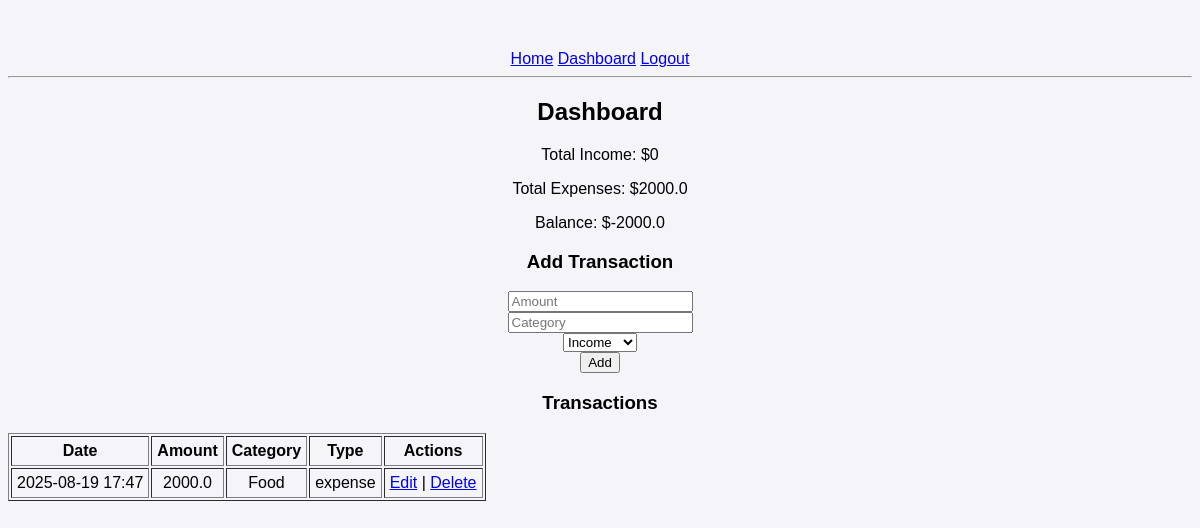
Page /dashboard (signed in) on the earlier database version.
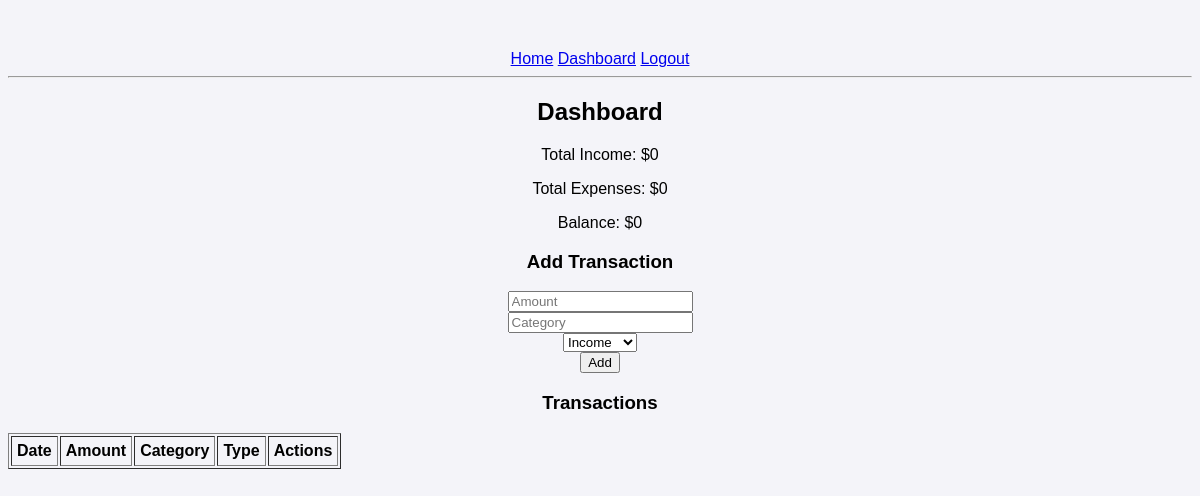
Same page on the later database version.
### models.py (models this page shows)
class Transaction(db.Model):
    id = db.Column(db.Integer, primary_key=True)
    amount = db.Column(db.Float, nullable=False)
    category = db.Column(db.String(100), nullable=False)
    type = db.Column(db.String(10), nullable=False)  # 'income' or 'expense'
    date = db.Column(db.DateTime, default=datetime.utcnow)
    user_id = db.Column(db.Integer, db.ForeignKey('user.id'), nullable=False)

### app.py (the view, shortened to what this page needs)
@app.route('/dashboard', methods=['GET', 'POST'])
@login_required
def dashboard():
    transactions = Transaction.query.filter_by(user_id=current_user.id).order_by(Transaction.date.desc()).all()
    total_income = sum(t.amount for t in transactions if t.type == 'income')
    total_expense = sum(t.amount for t in transactions if t.type == 'expense')
    balance = total_income - total_expense
    return render_template('dashboard.html', transactions=transactions, total_income=total_income, total_expense=total_expense, balance=balance)

### app.py (called while the page is built)
@login_manager.user_loader
def load_user(user_id):
    return User.query.get(int(user_id))

### templates/dashboard.html
{% extends "base.html" %} {% block content %}
<h2>Dashboard</h2>
<p>Total Income: ${{ total_income }}</p>
<p>Total Expenses: ${{ total_expense }}</p>
<p>Balance: ${{ balance }}</p>
<h3>Add Transaction</h3>
<form method="POST">
  <input
    type="number"
    step="0.01"
    name="amount"
    placeholder="Amount"
    required
  /><br />
  <input type="text" name="category" placeholder="Category" required /><br />
  <select name="type" required>
    <option value="income">Income</option>
    <option value="expense">Expense</option></select
  ><br />
  <button type="submit">Add</button>
</form>
<h3>Transactions</h3>
<table border="1" cellpadding="5">
  <tr>
    <th>Date</th>
    <th>Amount</th>
    <th>Category</th>
    <th>Type</th>
    <th>Actions</th>
  </tr>
  {% for t in transactions %}
  <tr>
    <td>{{ t.date.strftime('%Y-%m-%d %H:%M') }}</td>
    <td>{{ t.amount }}</td>
    <td>{{ t.category }}</td>
    <td>{{ t.type }}</td>
    <td>
      <a href="{{ url_for('edit_transaction', transaction_id=t.id) }}">Edit</a>
      |
      <a href="{{ url_for('delete_transaction', transaction_id=t.id) }}"
        >Delete</a
      >
    </td>
  </tr>
  {% endfor %}
</table>
{% endblock %}

### templates/base.html (shortened to what this page needs)
<!DOCTYPE html>
<html lang="en">
  <head>
    <link
      rel="stylesheet"
      href="{{ url_for('static', filename='style.css') }}"
    />
  </head>
  <body>
    <nav>
      <a href="{{ url_for('home') }}">Home</a>
      {% if current_user.is_authenticated %}
      <a href="{{ url_for('dashboard') }}">Dashboard</a>
      <a href="{{ url_for('logout') }}">Logout</a>
      {% else %}
      <a href="{{ url_for('login') }}">Login</a>
      <a href="{{ url_for('register') }}">Register</a>
      {% endif %}
    </nav>
    <hr />
     {% block content %}{% endblock %}
  </body>
</html>

### static/style.css (style rules this page uses)
body { font-family: Arial, sans-serif; background: #f4f4f9; text-align: center; margin-top: 50px; }

Differences in the rows shown:
removed Transaction: date "2025-08-19 17:47", amount "2000.0", category "Food", type "expense"
Other differences:
{{ total_expense }}: "2000.0" → "0"
{{ balance }}: "-2000.0" → "0"
